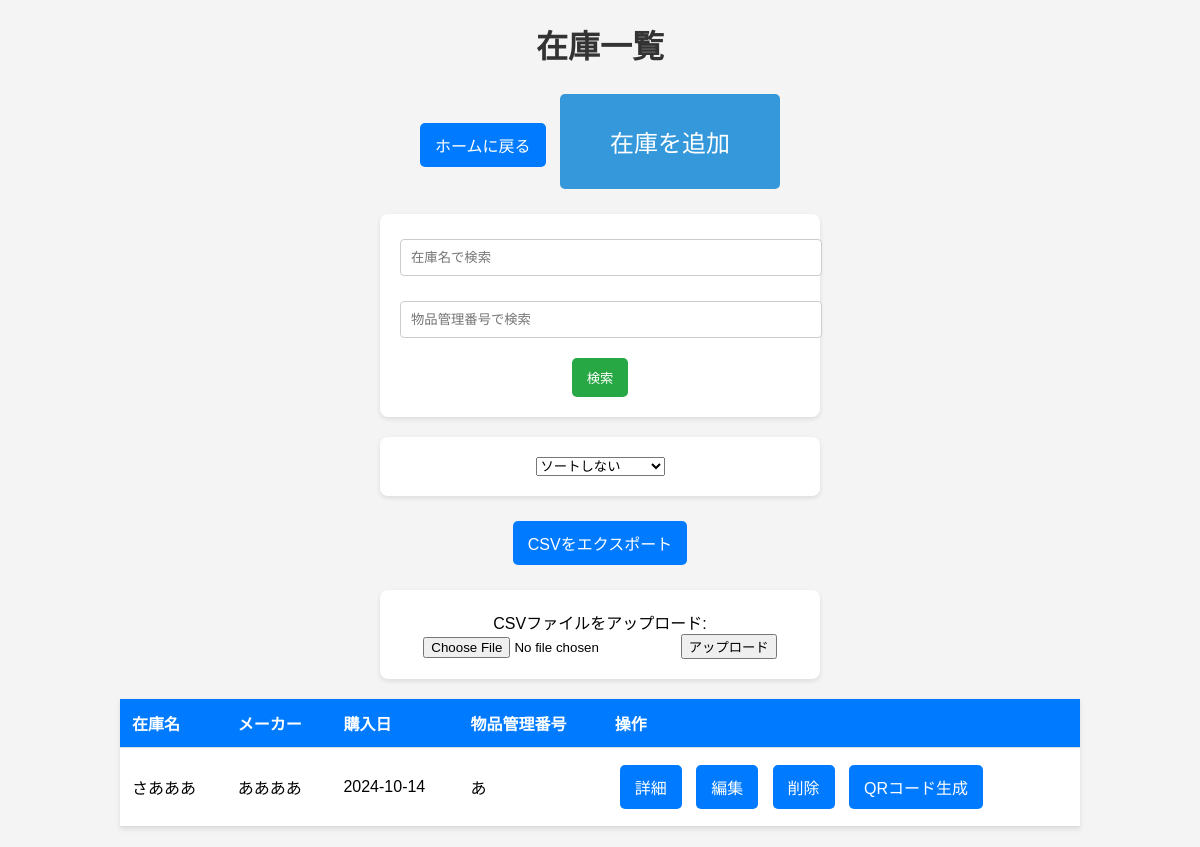
The page /inventory on the database as committed earlier.
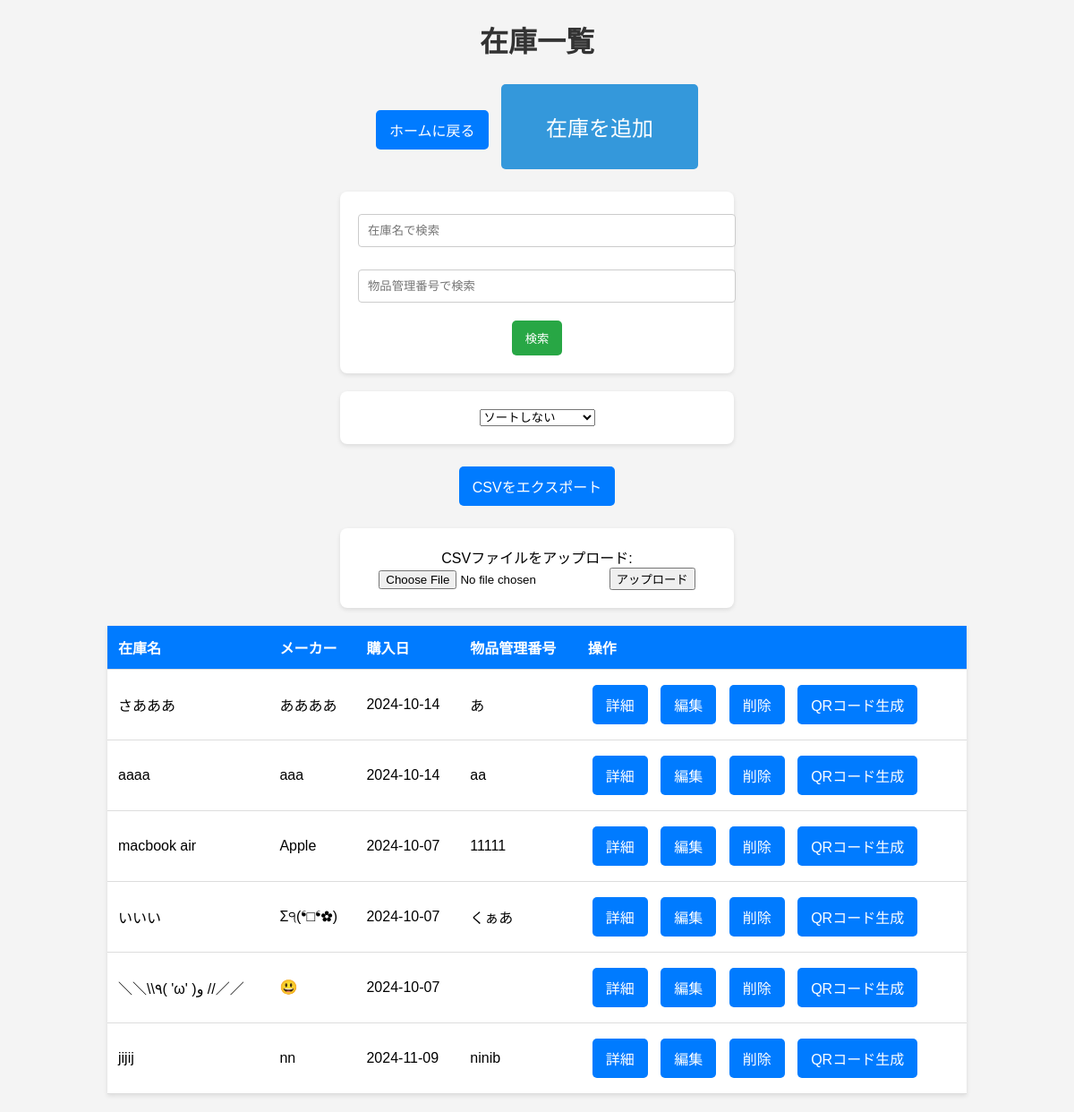
The same page on the database as committed later.
### tables this page shows
CREATE TABLE inventory (
            id INTEGER PRIMARY KEY AUTOINCREMENT,
            product_name TEXT NOT NULL,
            manufacturer TEXT NOT NULL,
            purchase_date TEXT NOT NULL,
            item_number TEXT,  -- 物品管理番号
            description TEXT   -- 説明
        );

### app.py (the view)
@app.route('/inventory')
def inventory():
    conn = get_db_connection()
    search_query = request.args.get('search')
    item_number = request.args.get('item_number')
    sort = request.args.get('sort')
    query = 'SELECT * FROM inventory WHERE 1=1'
    params = []
    if search_query:
        query += ' AND product_name LIKE ?'
        params.append('%' + search_query + '%')
    if item_number:
        query += ' AND item_number = ?'  # item_numberでフィルタリング
        params.append(item_number)
    if sort == 'manufacturer':
        query += ' ORDER BY manufacturer'
    products = conn.execute(query, params).fetchall()
    conn.close()
    return render_template('inventory.html', products=products)

### app.py (called while the page is built)
def get_db_connection():
    conn = sqlite3.connect('inventory.db')
    conn.row_factory = sqlite3.Row
    return conn

### templates/inventory.html (shortened to what this page needs)
<!DOCTYPE html>
<html lang="ja">
<head>
    <link rel="stylesheet" href="{{ url_for('static', filename='styles.css') }}">
</head>
</head>
<body>
<h1>在庫一覧</h1>
<a href="{{ url_for('index') }}" class="back-button">ホームに戻る</a>
<a href="{{ url_for('show_add_product') }}" class="add-product-btn">在庫を追加</a>
    <form method="GET" action="{{ url_for('inventory') }}">
        <input type="text" name="search" placeholder="在庫名で検索" value="{{ request.args.get('search', '') }}">
        <input type="text" name="item_number" placeholder="物品管理番号で検索" value="{{ request.args.get('item_number', '') }}">
        <input type="submit" value="検索">
    </form>
    <form method="GET" action="{{ url_for('inventory') }}">
        <select name="sort" onchange="this.form.submit()">
            <option value="">ソートしない</option>
        </select>
    </form>
    <a href="{{ url_for('export_csv') }}">CSVをエクスポート</a>
<form action="{{ url_for('upload_csv') }}" method="POST" enctype="multipart/form-data">
    <label for="csv_file">CSVファイルをアップロード:</label>
    <input type="file" id="csv_file" name="csv_file" accept=".csv">
    <button type="submit">アップロード</button>
</form>
    <table>
        <thead>
            <tr>
                <th>在庫名</th>
                <th>メーカー</th>
                <th>購入日</th>
                <th>物品管理番号</th>
                <th>操作</th>
            </tr>
        </thead>
        <tbody>
            {% for product in products %}
                <tr>
                    <td>{{ product.product_name }}</td>
                    <td>{{ product.manufacturer }}</td>
                    <td>{{ product.purchase_date }}</td>
                    <td>{{ product.item_number }}</td>
                    <td>
                        <a href="{{ url_for('product_detail', product_id=product.id) }}">詳細</a>
                        <a href="{{ url_for('edit_product', product_id=product.id) }}">編集</a>
                        <a href="{{ url_for('delete_product', product_id=product.id) }}">削除</a>
                        <a href="{{ url_for('generate_qr', product_id=product.id) }}">QRコード生成</a>
                    </td>
                </tr>
            {% endfor %}
        </tbody>
    </table>
</body>
</html>

### static/styles.css (style rules this page uses)
body { font-family: Arial, sans-serif; margin: 0; padding: 0; background-color: #f4f4f4; }
h1, h2 { text-align: center; color: #333; }
a { text-decoration: none; color: white; background-color: #007bff; padding: 10px 15px; border-radius: 5px; margin: 5px; display: inline-block; }
table { width: 80%; margin: 20px auto; border-collapse: collapse; background-color: white; box-shadow: 0 2px 5px rgba(0, 0, 0, 0.1); }
th, td { padding: 12px; text-align: left; border-bottom: 1px solid #ddd; }
th { background-color: #007bff; color: white; }
form { max-width: 400px; margin: 20px auto; padding: 20px; background-color: white; box-shadow: 0 2px 5px rgba(0, 0, 0, 0.1); border-radius: 8px; }
input[type="text"], input[type="date"] { width: 100%; padding: 10px; margin: 5px 0 20px 0; border: 1px solid #ccc; border-radius: 4px; }
input[type="submit"] { background-color: #28a745; color: white; padding: 10px 15px; border: none; border-radius: 5px; cursor: pointer; }

### templates/inventory.html (style rules this page uses)
body { text-align: center; font-family: Arial, sans-serif; }
.add-product-btn { font-size: 1.5em; padding: 30px 50px; background-color: #3498db; color: white; border: none; border-radius: 5px; text-decoration: none; display: inline-block; }

Rows that differ between the two databases and show on the page:
added inventory: product_name "aaaa", manufacturer "aaa", purchase_date "2024-10-14", item_number "aa"
added inventory: product_name "macbook air", manufacturer "Apple", purchase_date "2024-10-07", item_number "11111"
added inventory: product_name "いいい", manufacturer "Σ੧(❛□❛✿)", purchase_date "2024-10-07", item_number "くぁあ"
added inventory: product_name "＼＼\\\\٩( 'ω' )و //／／", manufacturer "😃", purchase_date "2024-10-07"
added inventory: product_name "jijij", manufacturer "nn", purchase_date "2024-11-09", item_number "ninib"
